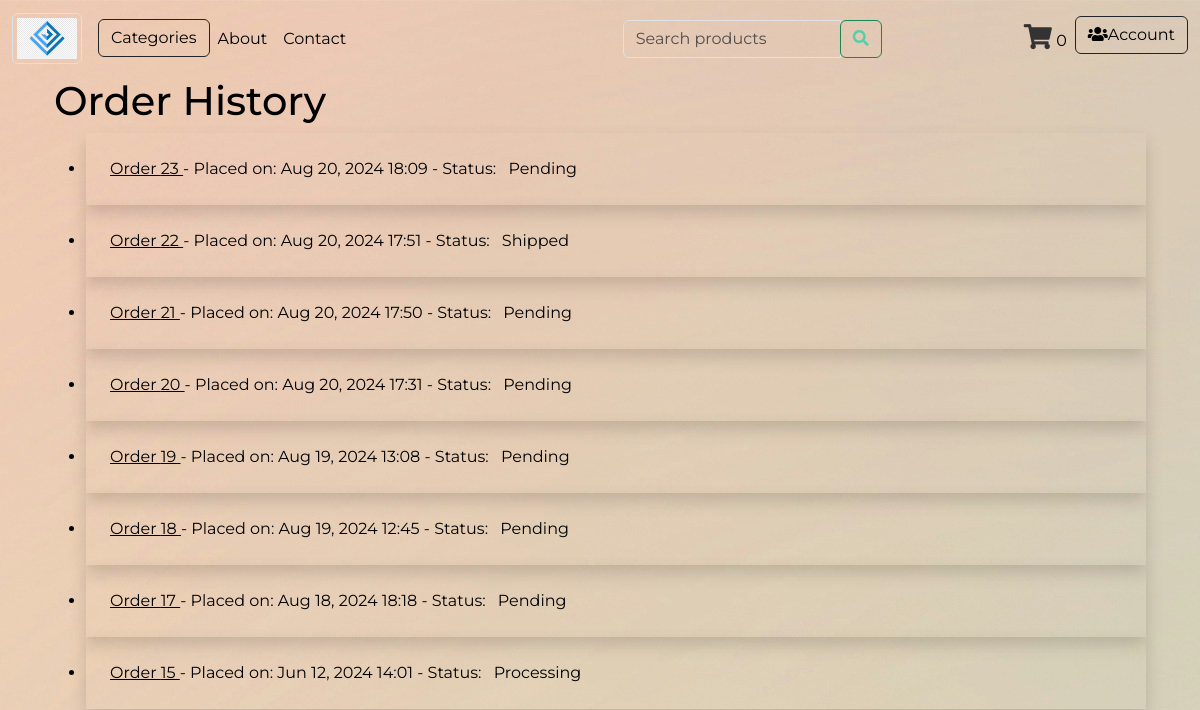
/orders/order_history/ (signed in), run on the app's committed database.
### orders/models.py (models this page shows, shortened)
class Order(models.Model):
    PAYMENT_CHOICES = [
        ('COD', 'Cash on Delivery'),
        ('Bkash', 'Bkash'),
        ('Credit Card', 'Credit Card'),
    ]
    STATUS_CHOICES = [
        ('Pending', 'Pending'),
        ('Processing', 'Processing'),
        ('Shipped', 'Shipped'),
        ('Delivered', 'Delivered'),
        ('Cancelled', 'Cancelled'),
    ]
    user = models.ForeignKey(settings.AUTH_USER_MODEL, on_delete=models.CASCADE, related_name='orders')
    first_name = models.CharField(max_length=50)
    last_name = models.CharField(max_length=50)
    phone = models.CharField(max_length=20, blank=False)
    address = models.CharField(max_length=250)
    postal_code = models.CharField(max_length=20)
    city = models.CharField(max_length=100)
    order_placed = models.DateTimeField(auto_now_add=True)
    updated = models.DateTimeField(auto_now=True)
    payment = models.CharField(max_length=20, choices=PAYMENT_CHOICES, default='COD')
    status = models.CharField(max_length=20, choices=STATUS_CHOICES, default='Pending')
    class Meta:
        ordering = ('-order_placed',)

### orders/views.py (the view)
# urls.py: path('order_history/', views.order_history, name='order_history'),
@login_required
def order_history(request):
    orders = request.user.orders.all()
    return render(request, 'order/order_history.html', {'orders': orders})

### templates/order/order_history.html (shortened to what this page needs)
{% extends "header.html" %}
{% block content %}
<div class="container mx-auto px-4 py-8">
    <h1 class="text-3xl font-bold mb-6">Order History</h1>
    <ul class="space-y-4">
        {% for order in orders %}
        <li class="bg-white shadow rounded-lg p-4">
            <a href="{% url 'order:order_detail' order.id %}" class="text-blue-600 hover:text-blue-800 font-semibold">
                Order {{ order.id }}
            </a> -
            <span class="block sm:inline">Placed on: <time datetime="{{ order.order_placed }}">
                    {{ order.order_placed|date:"M d, Y H:i" }}</time></span> -
            <span class="block sm:inline">Status:
                <span
                    class="inline-block px-2 py-1 rounded-full text-red-500 {% if order.status == 'Pending' %} bg-yellow-500 {% elif order.status == 'Processing' %} bg-blue-500 {% elif order.status == 'Shipped' %} bg-indigo-500 {% elif order.status == 'Delivered' %} bg-green-500 {% elif order.status == 'Cancelled' %} bg-red-500 {% endif %}">
                    {{ order.get_status_display }}
                </span>
            </span>
        </li>
        {% endfor %}
    </ul>
</div>
{% endblock %}

### static/css/header.css (style rules this page uses)
* { background-color: transparent !important; }
body, p, h1, h2, h3, h4, h5, h6, a, span, div, section, header, footer, nav, article, input, textarea, select, button, label, th, td { color: #000000 !important; }
.bg-white, .bg-light, .bg-dark, .bg-primary, .bg-secondary, .bg-success, .bg-danger, .bg-warning, .bg-info, .table, .card, .navbar, .jumbotron, .modal-content { background-color: transparent !important; }
body { font-family: 'Montserrat', sans-serif; background-image: url('../images/gggg.jpg'); }

### data on the page
Order: id "23", order_placed "Aug 20, 2024 18:09", status "Pending"
Order: id "22", order_placed "Aug 20, 2024 17:51", status "Shipped"
Order: id "21", order_placed "Aug 20, 2024 17:50", status "Pending"
Order: id "20", order_placed "Aug 20, 2024 17:31", status "Pending"
Order: id "19", order_placed "Aug 19, 2024 13:08", status "Pending"
Order: id "18", order_placed "Aug 19, 2024 12:45", status "Pending"
Order: id "17", order_placed "Aug 18, 2024 18:18", status "Pending"
Order: id "15", order_placed "Jun 12, 2024 14:01", status "Processing"

### other printed values
{{ request.session.cart|length }} "0"
